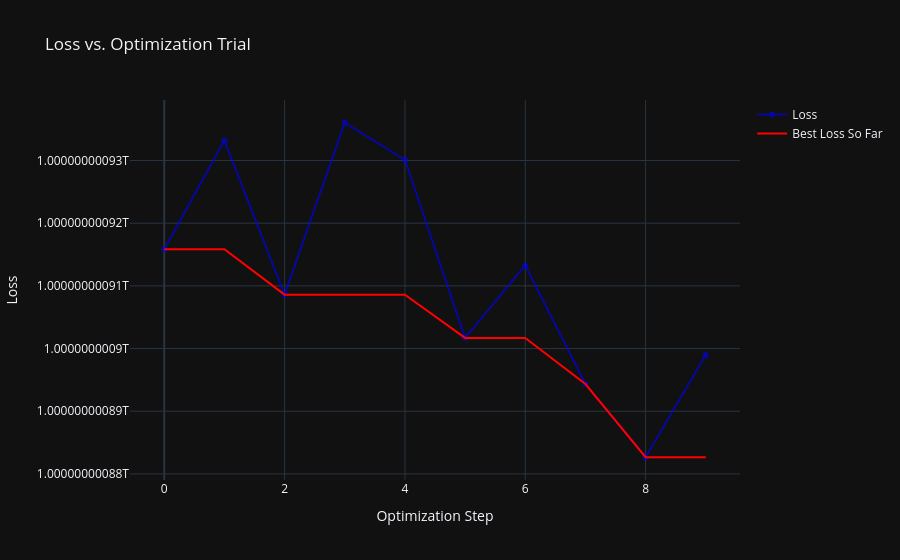

Notebook source saved alongside this figure:
### Code cell
circuit_optimizer.plot_loss(save_path=project_setup_yaml.parent / "loss_curve.html", show=True)

### Figure 1 — Plotly figure (JSON) as saved in the notebook; plotly's stock layout.template omitted (floating-point values rounded to 4 significant figures)
{"data": [{"line": {"color": "blue", "width": 2}, "mode": "markers+lines", "name": "Loss", "opacity": 0.6, "type": "scatter", "x": [0, 1, 2, 3, 4, 5, 6, 7, 8, 9], "y": [1000000000000.0, 1000000000000.0, 1000000000000.0, 1000000000000.0, 1000000000000.0, 1000000000000.0, 1000000000000.0, 1000000000000.0, 1000000000000.0, 1000000000000.0]}, {"line": {"color": "red", "width": 2}, "mode": "lines", "name": "Best Loss So Far", "type": "scatter", "x": [0, 1, 2, 3, 4, 5, 6, 7, 8, 9], "y": [1000000000000.0, 1000000000000.0, 1000000000000.0, 1000000000000.0, 1000000000000.0, 1000000000000.0, 1000000000000.0, 1000000000000.0, 1000000000000.0, 1000000000000.0]}], "layout": {"showlegend": true, "title": {"text": "Loss vs. Optimization Trial"}, "xaxis": {"title": {"text": "Optimization Step"}}, "yaxis": {"title": {"text": "Loss"}}}}
